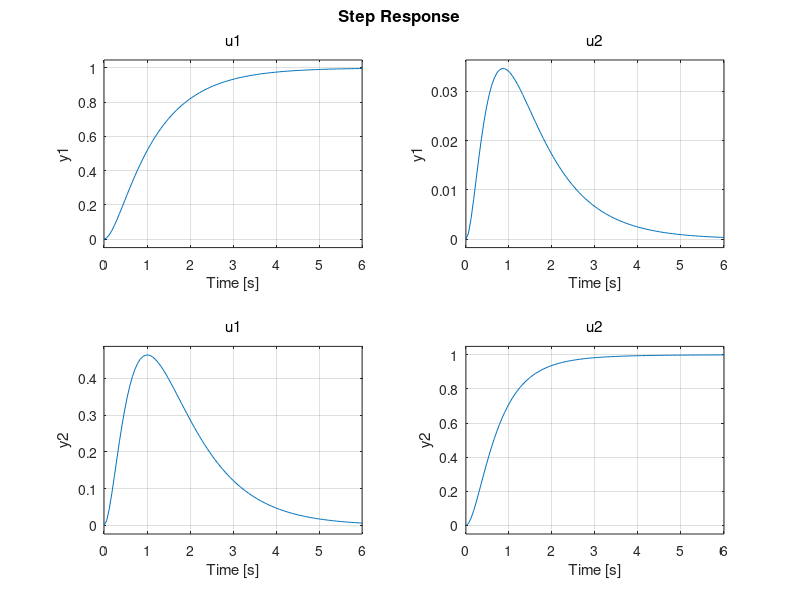

The MATLAB source for this figure:
%% Realimentación de estados tipo SERVO
%  by: Sergio Andres Castaño Giraldo
%  Rio de Janeiro - 2020
%  https://controlautomaticoeducacion.com/sistemas-dinamicos-lineales
%  https://controlautomaticoeducacion.com/go/simulink-cupon/
% ______________________________________________________________________
clc
clear 
close all

%Sistema en lazo abierto
a=[2 3; 1 4];
b=[1 0;0 1];
c=[1 0;0 1];
d=0;

%Espacio de Estados del sistema
sys=ss(a,b,c,d);

%% Controlabilidad
Co = ctrb(sys)
rank(Co)



%% Sistema aumentado: Planta + Controlador
Aa = [a zeros(length(a));-c zeros(length(c))];
Ba = [b;zeros(length(c))];
Ea = [zeros(length(a));eye(length(a))];
Ca = [c zeros(length(c))];
sys_a =ss(Aa,[Ba Ea],Ca,0)

%% Realimentación de Estados
% Polos deseados con integrador
polos = roots(conv([1 1],conv([1 2],conv([1 3],[1 4]))));

%Realimentación de Estados ampliado
K = place(Aa,Ba,polos)

k1 = K(1:end-1)
k2 = -K(end)

%% Lazo cerrado
Af=Aa-Ba*K;

sys_f=ss(Af,Ea,Ca,0)

figure
step(tf(sys_f))

